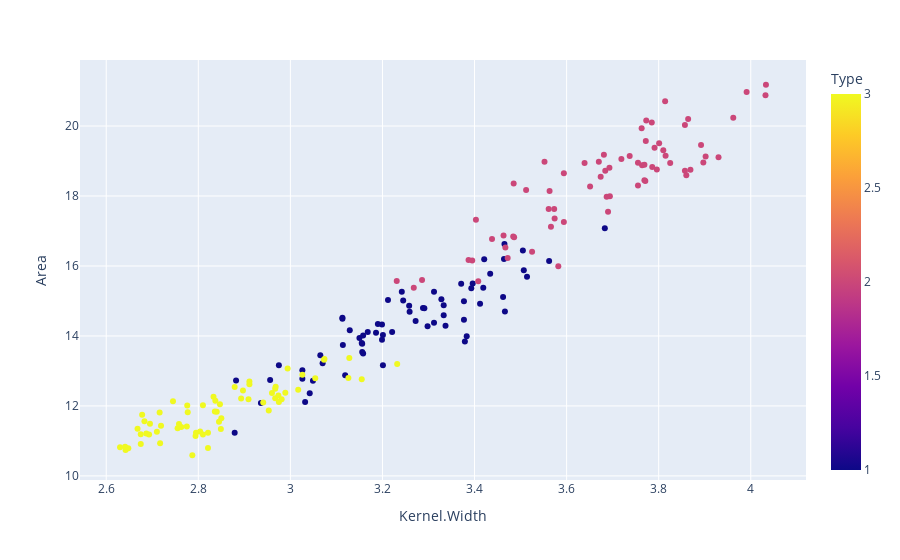

This figure's notebook cell:
### Code cell
px.scatter(df, x='Kernel.Width', y='Area', color='Type', trendline=True)

### Figure 1 — Plotly figure (JSON) as saved in the notebook; plotly's stock layout.template omitted (floating-point values rounded to 4 significant figures; data arrays with more than 128 entries replaced by an {"elided": "..."} marker saying what was removed)
{"data": [{"hovertemplate": "Kernel.Width=%{x}<br>Area=%{y}<br>Type=%{marker.color}<extra></extra>", "legendgroup": "", "marker": {"color": {"elided": "199 int values"}, "coloraxis": "coloraxis", "symbol": "circle"}, "mode": "markers", "name": "", "showlegend": false, "type": "scatter", "x": {"elided": "199 float values"}, "xaxis": "x", "y": {"elided": "199 float values"}, "yaxis": "y"}, {"hovertemplate": "<extra></extra>", "legendgroup": "", "marker": {"symbol": "circle"}, "mode": "lines", "name": "", "showlegend": false, "type": "scatter", "xaxis": "x", "yaxis": "y"}], "layout": {"coloraxis": {"colorbar": {"title": {"text": "Type"}}, "colorscale": [[0, "#0d0887"], [0.1111, "#46039f"], [0.2222, "#7201a8"], [0.3333, "#9c179e"], [0.4444, "#bd3786"], [0.5556, "#d8576b"], [0.6667, "#ed7953"], [0.7778, "#fb9f3a"], [0.8889, "#fdca26"], [1, "#f0f921"]]}, "legend": {"tracegroupgap": 0}, "margin": {"t": 60}, "xaxis": {"anchor": "y", "domain": [0, 1], "title": {"text": "Kernel.Width"}}, "yaxis": {"anchor": "x", "domain": [0, 1], "title": {"text": "Area"}}}}
